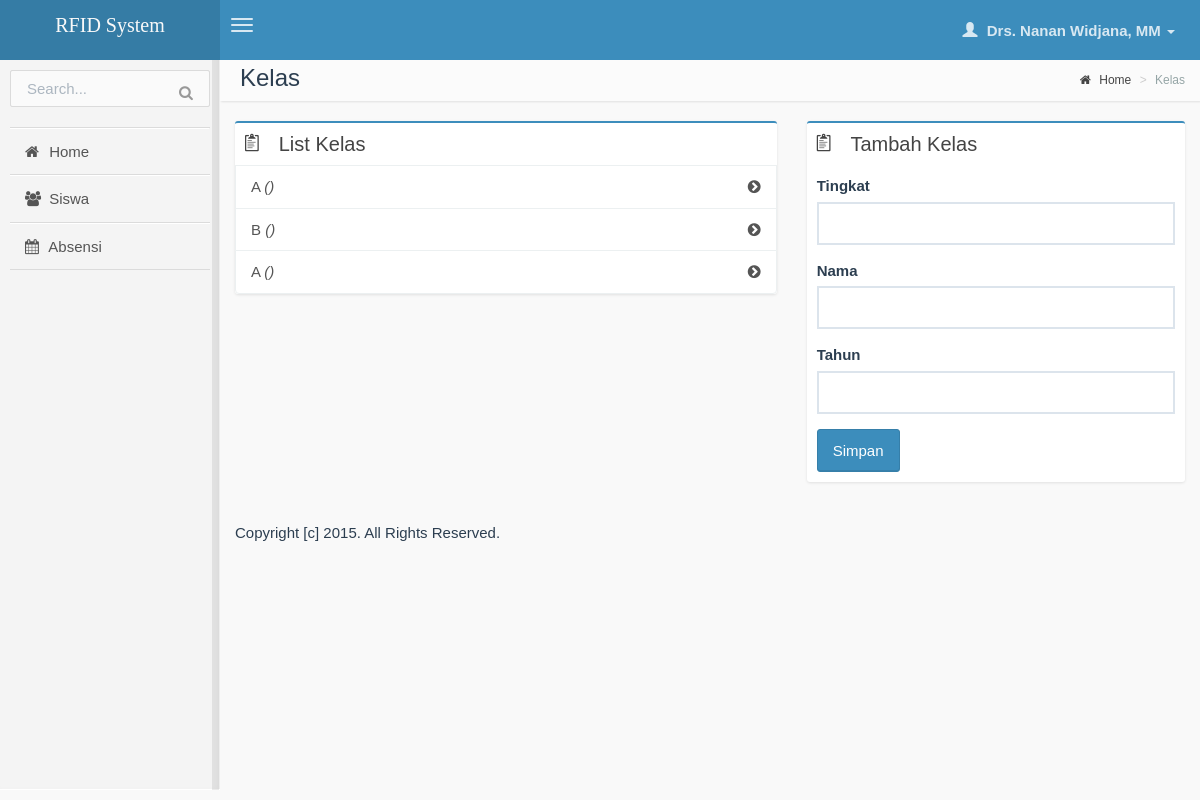
/guru/kelas.php (signed in), run on the app's committed database.
### tables this page shows
CREATE TABLE IF NOT EXISTS `kelas` (
`id` int(11) NOT NULL,
  `tingkat` varchar(2) NOT NULL,
  `nama` varchar(20) NOT NULL,
  `tahun` year(4) NOT NULL,
  `id_guru` int(11) NOT NULL COMMENT 'walikelas',
  `created_at` datetime NOT NULL,
  `updated_at` timestamp NOT NULL DEFAULT CURRENT_TIMESTAMP ON UPDATE CURRENT_TIMESTAMP
);

### guru/kelas.php (the view, shortened to what this page needs)
<?php
    require_once('../lib/unleashed.lib.php');
    require_once('inc/header.php');
?>
                <section class="content-header">
                    <h1>
                        Kelas
                    </h1>
                    <ol class="breadcrumb">
                        <li><a href="home.php"><i class="fa fa-home"></i> Home</a></li>
                        <li class="active">Kelas</li>
                    </ol>
                </section>
                <section class="content">
                    <div class="row">
                        <section class="col-lg-7">
                            <div class="box box-primary">
                                <div class="box-header">
                                    <i class="ion ion-clipboard"></i>
                                    <h3 class="box-title">List Kelas</h3>
                                </div>
                                <?php
                                    $q = "SELECT * FROM kelas ORDER BY tingkat, tahun ASC";
                                    $r = mysql_query($q);
                                    while($d = mysql_fetch_object($r)):
                                ?>
                                    <a href="guru_detail.php?id=<?php echo $d->id; ?>" class="list-group-item">
                                        <?php echo $d->nama; ?> <em>(<?php echo $d->nip; ?>)</em>
                                        <div class="pull-right"><i class="fa fa-chevron-circle-right"></i> </div>
                                    </a>
                                <?php endwhile; ?>
                            </div>
                        </section>
                        <section class="col-lg-5 connectedSortable">
                            <div class="box box-primary">
                                <div class="box-header">
                                    <i class="ion ion-clipboard"></i>
                                    <h3 class="box-title">Tambah Kelas</h3>
                                </div>
                                <div class="box-body">
                                    <form action="" method="post">
                                        <div class="form-group">
                                            <label>Tingkat</label>
                                            <input type="text" class="form-control" name="tingkat" required="">
                                        </div>
                                        <div class="form-group">
                                            <label>Nama</label>
                                            <input type="text" class="form-control" name="nama" required="">
                                        </div>
                                        <div class="form-group">
                                            <label>Tahun</label>
                                            <input type="text" class="form-control" name="tahun" required="">
                                        </div>
                                        <button class="btn btn-primary">Simpan</button>
                                    </form>
                                </div>
                            </div>
                        </section>
                    </div>
                </section>
<?php include('inc/footer.php'); ?>

### data on the page
kelas: nama "A"
kelas: nama "B"
kelas: nama "A"

### other printed values
$logged_name "Drs. Nanan Widjana, MM"
